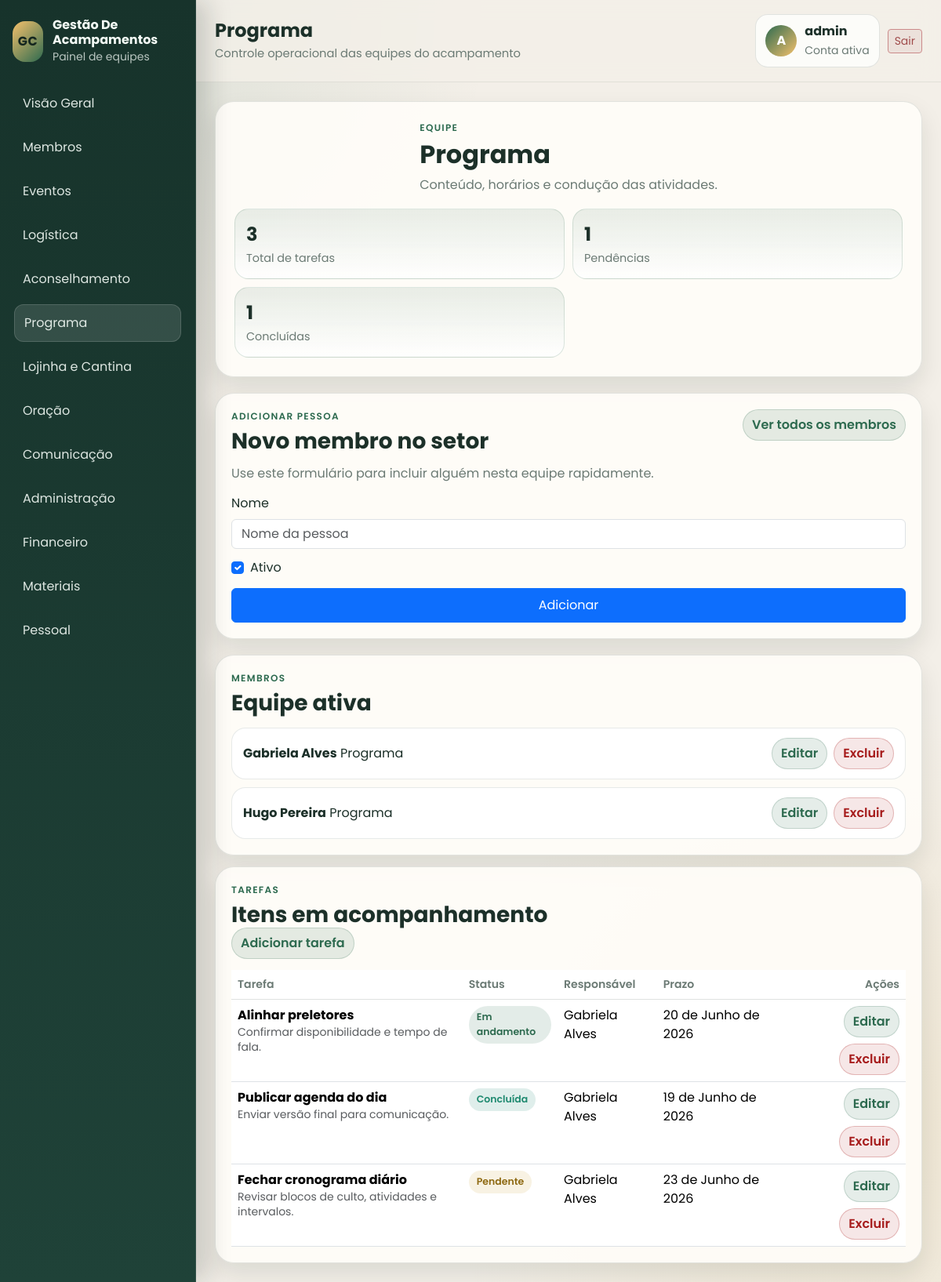
The app's page /dashboard/programa/ (signed in), older data.
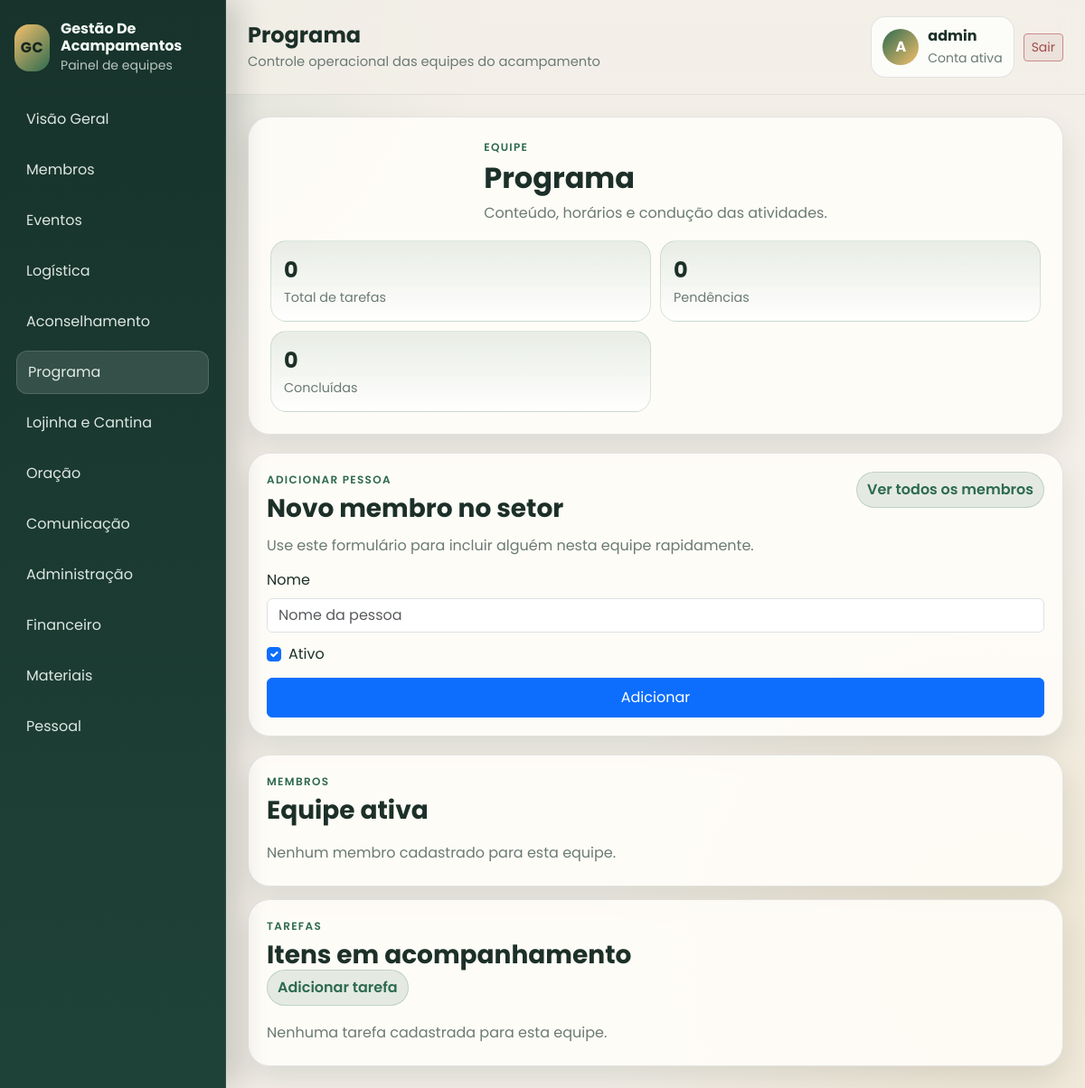
The same page, newer data.
### dashboard/models.py (models this page shows, shortened)
class Membro(models.Model):
    nome = models.CharField(max_length=120)
    equipe = models.CharField(max_length=30, choices=EquipeChoices.choices)
    ativo = models.BooleanField(default=True)
    criado_em = models.DateTimeField(auto_now_add=True)
    class Meta:
        ordering = ['nome']
        verbose_name = 'Membro'
        verbose_name_plural = 'Membros'

class Tarefa(models.Model):
    titulo = models.CharField(max_length=150)
    descricao = models.TextField(blank=True)
    equipe = models.CharField(max_length=30, choices=EquipeChoices.choices)
    responsavel = models.ForeignKey(Membro, on_delete=models.SET_NULL, null=True, blank=True, related_name='tarefas')
    status = models.CharField(max_length=20, choices=StatusTarefaChoices.choices, default=StatusTarefaChoices.PENDENTE)
    prazo = models.DateField(null=True, blank=True)
    valor_estimado = models.DecimalField(max_digits=10, decimal_places=2, default=0)
    criado_em = models.DateTimeField(auto_now_add=True)
    atualizado_em = models.DateTimeField(auto_now=True)
    class Meta:
        ordering = ['status', 'prazo', '-criado_em']
        verbose_name = 'Tarefa'
        verbose_name_plural = 'Tarefas'

### dashboard/views.py (the view, shortened to what this page needs)
# urls.py: path('programa/', views.team_page, {'team_slug': 'programa'}, name='programa'),
@login_required
def team_page(request, team_slug):
    if team_slug not in TEAM_META:
        team_slug = 'eventos'
    if not _can_access_team(request.user, team_slug):
        return _deny_access(team_slug)
    meta = TEAM_META[team_slug]
    tarefas = Tarefa.objects.filter(equipe=team_slug).select_related('responsavel')
    membros = Membro.objects.filter(equipe=team_slug, ativo=True)
    member_form = MembroQuickForm(initial={'ativo': True})
    template_name = 'dashboard/eventos.html' if team_slug == 'eventos' else 'dashboard/team_page.html'
    return render(request, template_name, {
        'page_title': meta['title'],
        'active_page': team_slug,
        'team_slug': team_slug,
        'team_title': meta['title'],
        'team_subtitle': meta['subtitle'],
        'members': membros,
        'can_view_members_index': _can_view_members_index(request.user),
        'can_manage_membership': _can_manage_membership(request.user),
        'member_form': member_form,
        'member_create_url': reverse('team_member_create', kwargs={'team_slug': team_slug}),
        'member_delete_url_name': 'membro_delete',
        'members_index_url': reverse('membros'),
        'task_create_url': reverse('task_create', kwargs={'team_slug': team_slug}),
        'task_update_url_name': 'task_update',
        'task_delete_url_name': 'task_delete',
        'tasks': tarefas,
        'task_total': tarefas.count(),
        'task_pending': tarefas.filter(status=StatusTarefaChoices.PENDENTE).count(),
        'task_done': tarefas.filter(status=StatusTarefaChoices.CONCLUIDA).count(),
    })

### dashboard/forms.py
class MembroQuickForm(forms.ModelForm):
    class Meta:
        model = Membro
        fields = ('nome', 'ativo')
        labels = {
            'nome': 'Nome',
            'ativo': 'Ativo',
        }
        widgets = {
            'nome': forms.TextInput(attrs={'class': 'form-control', 'placeholder': 'Nome da pessoa'}),
            'ativo': forms.CheckboxInput(attrs={'class': 'form-check-input'}),
        }

### dashboard/context_processors.py (called while the page is built)
def sidebar_context(request):
    allowed_teams = _allowed_teams_for_user(request.user)
    sidebar_team_links = [
        {
            'slug': slug,
            'title': TEAM_META[slug]['title'],
            'url_name': slug,
        }
        for slug in TEAM_ORDER
        if slug in allowed_teams
    ]
    return {
        'sidebar_team_links': sidebar_team_links,
        'can_view_members_index': _can_view_members_index(request.user),
        'can_view_preparo': _can_access_preparo(request.user),
        'can_view_commerce': _commercial_allowed(request.user),
    }

### dashboard/views.py (called while the page is built)
def _allowed_teams_for_user(user):
    if not user.is_authenticated:
        return set()
    if user.is_superuser:
        return set(ALL_TEAMS)
    return set(ROLE_TEAM_ACCESS.get(user.role, set()))

### dashboard/templates/dashboard/team_page.html (shortened to what the changed rows need)
{% extends 'dashboard/base.html' %}
{% block content %}
<section class="hero-card hero-card--compact">
    <div>
        <h2>{{ team_title }}</h2>
    </div>
    <div class="hero-card__stats">
        <div>
            <strong>{{ task_total }}</strong>
            <span>Total de tarefas</span>
        </div>
        <div>
            <strong>{{ task_pending }}</strong>
            <span>Pendências</span>
        </div>
        <div>
            <strong>{{ task_done }}</strong>
            <span>Concluídas</span>
        </div>
    </div>
</section>
<section class="dashboard-grid dashboard-grid--teams">
    <article class="panel-card">
        <div class="panel-card__header">
            <div>
            </div>
        </div>
        {% if members %}
            <ul class="member-list">
                {% for member in members %}
                    <li>
                        <div>
                            <strong>{{ member.nome }}</strong>
                            <span>{{ member.get_equipe_display }}</span>
                        </div>
                        {% if can_manage_membership %}
                            <div class="member-list__actions">
                                <a class="summary-card__link" href="{% url 'membro_update' member.pk %}">Editar</a>
                                <form method="post" action="{% url member_delete_url_name member.pk %}" class="m-0">
                                    <button type="submit" class="member-delete-link">Excluir</button>
                                </form>
                            </div>
                        {% endif %}
                    </li>
                {% endfor %}
            </ul>
        {% else %}
            <p class="empty-state">Nenhum membro cadastrado para esta equipe.</p>
        {% endif %}
    </article>
    <article class="panel-card">
        <div class="panel-card__header">
            <div>
            </div>
            <a class="summary-card__link" href="{{ task_create_url }}">Adicionar tarefa</a>
        </div>
        {% if tasks %}
            <div class="table-responsive">
                <table class="table team-table align-middle mb-0">
                    <thead>
                        <tr>
                            <th>Tarefa</th>
                            <th>Status</th>
                            <th>Responsável</th>
                            <th>Prazo</th>
                            <th class="text-end">Ações</th>
                        </tr>
                    </thead>
                    <tbody>
                        {% for task in tasks %}
                            <tr>
                                <td>
                                    <strong>{{ task.titulo }}</strong>
                                    {% if task.descricao %}
                                        <div class="small text-muted">{{ task.descricao }}</div>
                                    {% endif %}
                                </td>
                                <td><span class="status-pill status-pill--{{ task.status }}">{{ task.get_status_display }}</span></td>
                                <td>{{ task.responsavel.nome|default:'Sem responsável' }}</td>
                                <td>{{ task.prazo|default:'-'}} </td>
                                <td>
                                    <div class="task-actions">
                                        <a class="summary-card__link" href="{% url task_update_url_name task.pk %}">Editar</a>
                                        <a class="member-delete-link" href="{% url task_delete_url_name task.pk %}">Excluir</a>
                                    </div>
                                </td>
                            </tr>
                        {% endfor %}
                    </tbody>
                </table>
            </div>
        {% else %}
            <p class="empty-state">Nenhuma tarefa cadastrada para esta equipe.</p>
        {% endif %}
    </article>
</section>
{% endblock %}

### dashboard/templates/dashboard/base.html (shortened to what this page needs)
{% load static %}
<!DOCTYPE html>
<html lang="pt-br">
<head>
    <link href="https://cdn.jsdelivr.net/npm/bootstrap@5.3.3/dist/css/bootstrap.min.css" rel="stylesheet">
    <link rel="stylesheet" href="{% static 'dashboard/css/styles.css' %}">
</head>
<body data-active-page="{{ active_page|default:'dashboard' }}">
    <div class="app-shell">
        <aside class="sidebar" id="sidebar">
            <div class="sidebar__brand">
                <span class="sidebar__brand-mark">GC</span>
                <div>
                    <strong>Gestão De Acampamentos</strong>
                    <small>Painel de equipes</small>
                </div>
            </div>
            <nav class="sidebar__nav" aria-label="Navegação principal">
                <a class="sidebar__link" href="{% url 'dashboard' %}">Visão Geral</a>
                {% if can_view_members_index %}
                    <a class="sidebar__link" href="{% url 'membros' %}">Membros</a>
                {% endif %}
                {% for link in sidebar_team_links %}
                    <a class="sidebar__link" href="{% url link.url_name %}">{{ link.title }}</a>
                {% endfor %}
            </nav>
        </aside>
        <div class="app-main">
            <header class="topbar">
                <div class="topbar__heading">
                    <h1 class="topbar__title">{{ page_title|default:'Visão Geral' }}</h1>
                    <p class="topbar__subtitle">Controle operacional das equipes do acampamento</p>
                </div>
                <div class="topbar__actions">
                    {% if user.is_authenticated %}
                        <div class="topbar__user">
                            <div class="topbar__user-badge">
                                {{ user.username|slice:':1'|upper }}
                            </div>
                            <div>
                                <strong>{{ user.get_username }}</strong>
                                <small>Conta ativa</small>
                            </div>
                        </div>
                        <form method="post" action="{% url 'logout' %}" class="m-0">
                            <button type="submit" class="btn btn-outline-light btn-sm btn-logout">Sair</button>
                        </form>
                    {% endif %}
                </div>
            </header>
            <main class="content">
                {% block content %}{% endblock %}
            </main>
        </div>
    </div>
</body>
</html>

Row changes from the older to the newer data that the page shows:
removed Membro: nome "Gabriela Alves", equipe "Programa"
removed Membro: nome "Hugo Pereira", equipe "Programa"
removed Tarefa: titulo "Alinhar preletores", descricao "Confirmar disponibilidade e tempo de fala.", status "Em andamento", responsavel.nome "Gabriela Alves", prazo "20 de Junho de 2026"
removed Tarefa: titulo "Publicar agenda do dia", descricao "Enviar versão final para comunicação.", status "Concluída", responsavel.nome "Gabriela Alves", prazo "19 de Junho de 2026"
removed Tarefa: titulo "Fechar cronograma diário", descricao "Revisar blocos de culto, atividades e intervalos.", status "Pendente", responsavel.nome "Gabriela Alves", prazo "23 de Junho de 2026"
Text that changed along with them:
{{ task_total }}: "3" → "0"
{{ task_pending }}: "1" → "0"
{{ task_done }}: "1" → "0"
text no longer shown: "Tarefa Status Responsável Prazo Ações"
text now shown: "Nenhum membro cadastrado para esta equipe. Nenhuma tarefa cadastrada para esta equipe."
